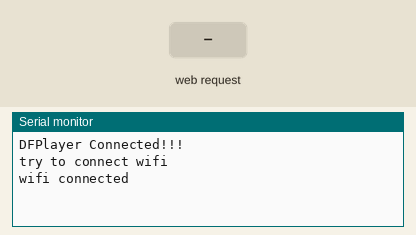
Recording of a sketch running on a simulated Arduino MKR. Shown: the last lines printed to the serial monitor. The test bench sets the inputs (shaded band). WiFi joins after 1.5 s; servers stay silent unless stated; the audio player accepts every command and is not drawn.

Above: at 4.2 s.
4.3 s: HTTP request GET /warning/ received
At 5.4 s:
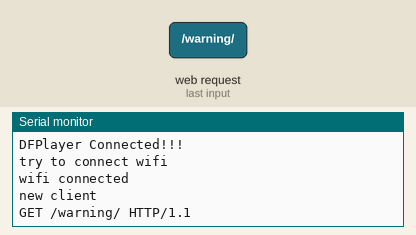
5.8 s: HTTP request GET /music1/ received
At 6.6 s:
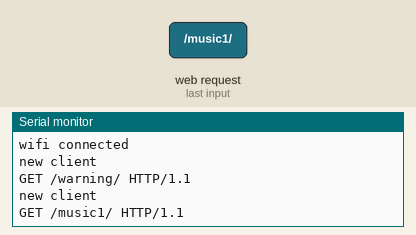
7.3 s: HTTP request GET /disappear/ received
At 7.7 s:
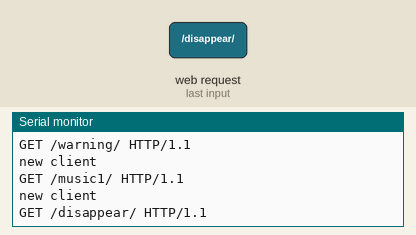

Measured:
- after the input at 4.3 s, the serial monitor: prints a new line at once (image 1)
- after the input at 5.8 s, the serial monitor: prints a new line at once (image 2)
- after the input at 7.3 s, the serial monitor: prints a new line at once (image 3)

The sketch:

smartband_speaker.ino
```cpp
#include "DFRobotDFPlayerMini.h"
#include "wiring_private.h"
#include <SPI.h>
#include <WiFiNINA.h>

// Create the DFPlayer Mini object.
DFRobotDFPlayerMini myDFPlayer;

int status_wifi = WL_IDLE_STATUS;
WiFiServer server(80);
WiFiClient client;

const char* ssid = "AndroidHotspot1867";       // 공백없이 정확히 넣어야 해요.
const char* password = "01051781867";          // 공백없이 정확히 넣어야 해요.

int musicnum=1;
bool playing;

void setup()
{
  Serial1.begin(9600);
  while(!myDFPlayer.begin(Serial1)){ Serial.println("Not Connected!"); }
  Serial.println("DFPlayer Connected!!!");

  //=================================================speaker setting
  myDFPlayer.setTimeOut(500); //Set serial communictaion time out 500ms
  //----Set volume----
  myDFPlayer.volume(20);  //Set volume value (0~30).
  // Set EQ
  myDFPlayer.EQ(DFPLAYER_EQ_NORMAL);
  // Set the SD Card as default source.
  myDFPlayer.outputDevice(DFPLAYER_DEVICE_SD);
  //=================================================speaker setting

  //=================================================wifi
  while (status_wifi != WL_CONNECTED) {
      status_wifi = WiFi.begin(ssid, password);
      delay(1000);
      Serial.println("try to connect wifi");
      server.begin();
    }
    Serial.println("wifi connected");
    //=================================================wifi
}

void loop()
{
  while (!client) { client = server.available(); } //데이터 수신 대기
  Serial.println("new client");
  while(!client.available()){ delay(1); }

  String req = client.readStringUntil('\r');
  Serial.println(req);


  switch (playing){
    case false:
      if (req.indexOf("/warning/")!= -1)   { myDFPlayer.play(musicnum); playing = true; break; }    //노래 재생
      else if (req.indexOf("/music1/")!= -1){ musicnum=1; }       // 노래 고르기
      else if (req.indexOf("/music2/")!= -1){ musicnum=2; }
      else if (req.indexOf("/music3/")!= -1){ musicnum=3; }

      break;
    case true:
      if (req.indexOf("/disappear/")!= -1) { myDFPlayer.stop(); playing = false;} // 노래 멈춤
      break;
  }
  delay(1000);                  //노래를 끄려면 적어도 1초 뒤에 가능
  client.stop();                //연결 끊기
}
```
